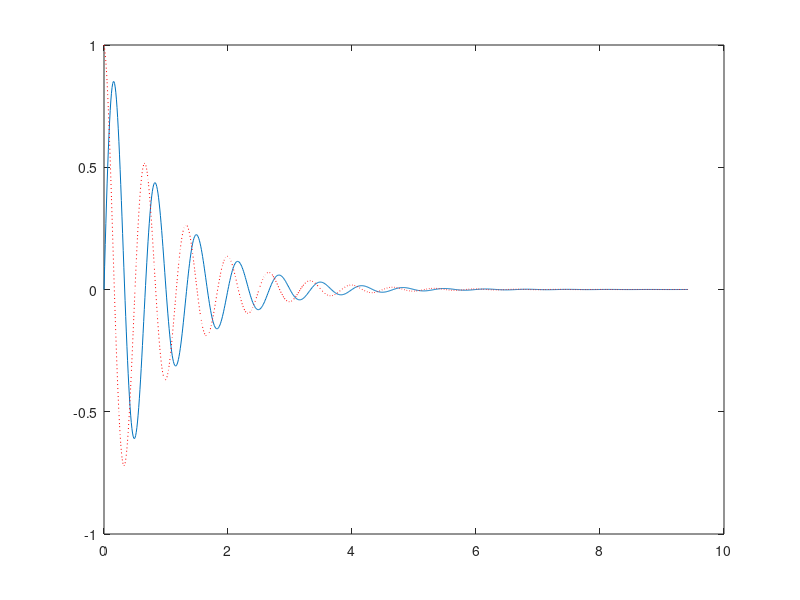

Source code (MATLAB):
close all

t=0:0.01:3*pi;
w=3*pi;
y1=(sin(w.*t))./exp(t);
y2=(cos(w.*t))./exp(t);

plot(t,y1);

hold on;

plot(t,y2,'r:');